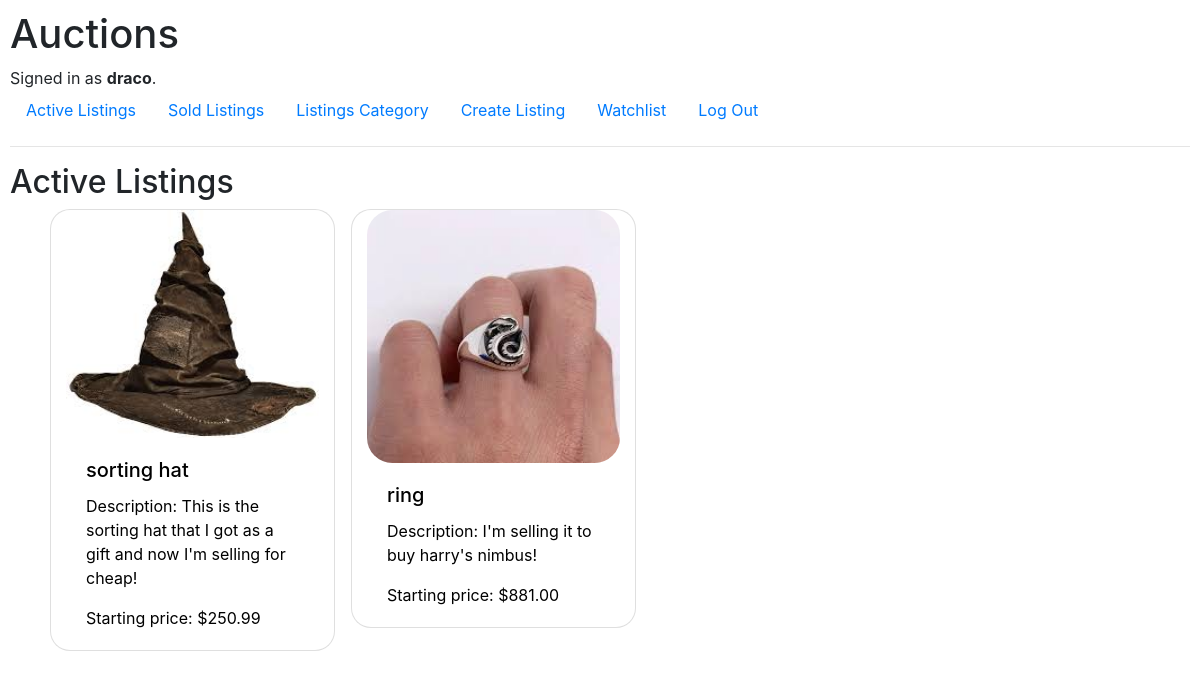
/category/Accessories (signed in), run on the app's committed database.
### auctions/models.py (models this page shows, shortened)
class User(AbstractUser):
    pass

class Listing(models.Model):
    title = models.CharField(max_length=100)
    description = models.CharField(max_length=1000)
    price = models.DecimalField(max_digits=10, decimal_places=2)
    category = models.CharField(max_length=64)
    username = models.ForeignKey(User, on_delete=models.CASCADE, related_name="owner")
    img = models.ImageField(upload_to="auctions/uploads/images", blank=True, null=True, default=None)
    active = models.BooleanField(default=True)

### auctions/views.py (the view)
# urls.py: path("category/<str:category>", views.category_search, name="category_search"),
def category_search(request, category):
    return render(request, "auctions/index.html", {
        "listings": Listing.objects.all().filter(active=True, category=category),
        "no_category_item": "We don't have any Listing in this category yet!"
    })

### auctions/templates/auctions/index.html
{% extends "auctions/layout.html" %}
{% block body %}
    <h2>Active Listings</h2>
    {% if listings %}
        <ul style="list-style-type: none;">
            <div class="container">
                <div class="row row-cols-4" style="column-gap: 1em; row-gap: 0.5em;">
                    {% for item in listings %}
                        <li>
                            <div class="col card" style="width: 18rem; border-radius: 20px;">
                                <a href="{% url 'listing_page' item.pk %}" style="text-decoration: none; color: black;">
                                {% if item.img %}
                                    <img class="card-img-top" src="{{ item.img.url }}" alt="Listed item image" style="border-radius: 10%;">
                                {% else %}
                                    <img src="" alt="No image listed">
                                {% endif %}
                                    <div class="card-body">
                                        <h5 class="card-title">{{ item.title }}</h5>
                                        <p class="card-text">Description: {{ item.description }}</p>
                                        <p class="card-text">Starting price: ${{ item.price }}</p>
                                    </div>
                                </a>
                            </div>
                        </li>
                    {% endfor %}
                </div>
            </div>
        </ul>
    {% else %}
        <div class="alert alert-warning" role="alert">
            <h3>{{ no_category_item }}</h3>
        </div>
    {% endif %}
{% endblock %}

### auctions/templates/auctions/layout.html (shortened to what this page needs)
{% load static %}
<!DOCTYPE html>
<html lang="en">
    <head>
        <link rel="stylesheet" href="https://stackpath.bootstrapcdn.com/bootstrap/4.4.1/css/bootstrap.min.css">
        <link href="{% static 'auctions/styles.css' %}" rel="stylesheet">
    </head>
    <body>
        <h1>Auctions</h1>
        <div>
            {% if user.is_authenticated %}
                Signed in as <strong>{{ user.username }}</strong>.
            {% else %}
                Not signed in.
            {% endif %}
        </div>
        <ul class="nav">
            <li class="nav-item">
                <a class="nav-link" href="{% url 'index' %}">Active Listings</a>
            </li>
            <li class="nav-item">
                <a class="nav-link" href="{% url 'index_sold' %}">Sold Listings</a>
            </li>
            <li class="nav-item">
                <a class="nav-link" href="{% url 'index_category' %}">Listings Category</a>
            </li>
            {% if user.is_authenticated %}
                <li class="nav-item">
                    <a class="nav-link" href="{% url 'create_listing' %}">Create Listing</a>
                </li>
                <li class="nav-item">
                    <a class="nav-link" href="{% url 'watchlist' %}">Watchlist</a>
                </li>
                <li class="nav-item">
                    <a class="nav-link" href="{% url 'logout' %}">Log Out</a>
                </li>
            {% endif %}
        </ul>
        <hr>
        {% block body %}
        {% endblock %}
    </body>
</html>

### auctions/static/auctions/styles.css (style rules this page uses)
body { padding: 10px; }

### data on the page
User: username "draco"
Listing: img (picture), title "sorting hat", description "This is the sorting hat that I got as a gift and now I'm selling for cheap!", price "250.99"
Listing: img (picture), title "ring", description "I'm selling it to buy harry's nimbus!", price "881.00"
